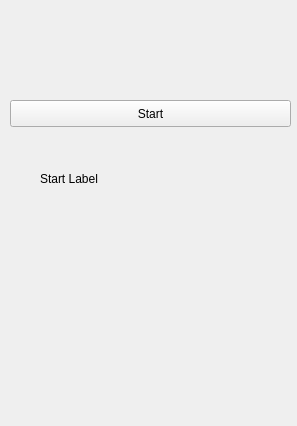
<?xml version="1.0" encoding="UTF-8"?>
<ui version="4.0">
 <class>MainWindow</class>
 <widget class="QMainWindow" name="MainWindow">
  <property name="geometry">
   <rect>
    <x>0</x>
    <y>0</y>
    <width>297</width>
    <height>426</height>
   </rect>
  </property>
  <property name="windowTitle">
   <string>QtOnAndroid</string>
  </property>
  <property name="autoFillBackground">
   <bool>true</bool>
  </property>
  <widget class="QWidget" name="centralWidget">
   <widget class="QPushButton" name="pushButton">
    <property name="geometry">
     <rect>
      <x>10</x>
      <y>100</y>
      <width>281</width>
      <height>27</height>
     </rect>
    </property>
    <property name="text">
     <string>Start</string>
    </property>
   </widget>
   <widget class="QLabel" name="label">
    <property name="geometry">
     <rect>
      <x>40</x>
      <y>170</y>
      <width>66</width>
      <height>17</height>
     </rect>
    </property>
    <property name="text">
     <string>Start Label</string>
    </property>
   </widget>
  </widget>
  <widget class="QMenuBar" name="menuBar">
   <property name="geometry">
    <rect>
     <x>0</x>
     <y>0</y>
     <width>297</width>
     <height>25</height>
    </rect>
   </property>
  </widget>
 </widget>
 <layoutdefault spacing="6" margin="11"/>
 <resources/>
 <connections/>
</ui>
